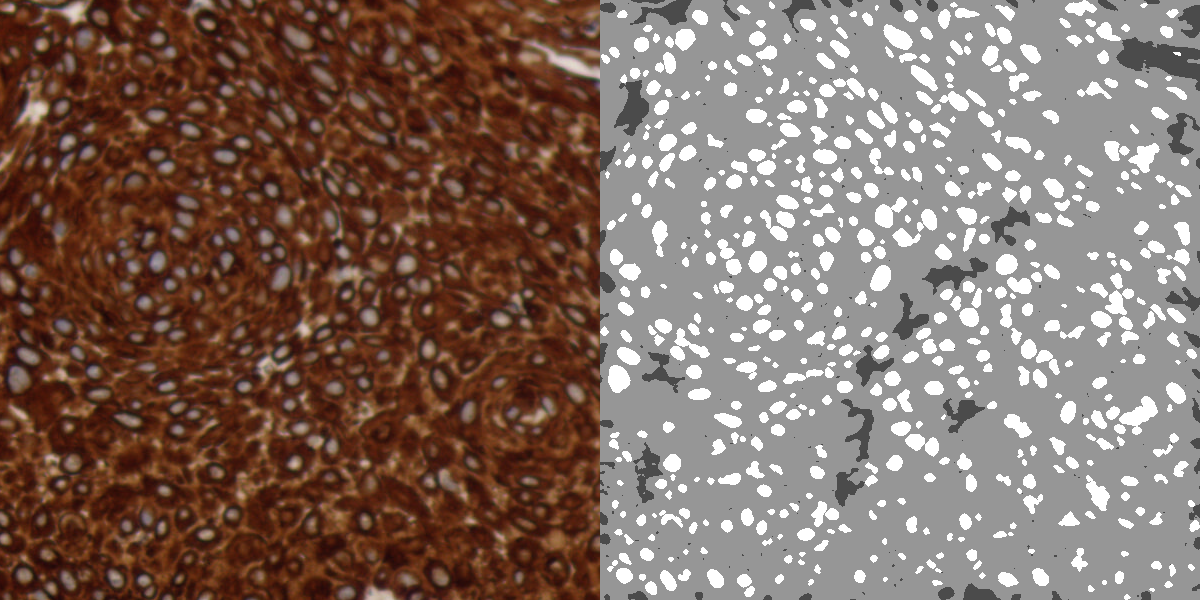
#> input picture CompImages/corte3031malo.png, 1200 x 600 px
$ python tissue_analysis.py
#> lines starting #> are read from the running program, lines starting #| are printed output that depends on the picture; after the words box and inside, x2 and y2 are one past the last pixel; in counts of white or black regions, pixels touching at a corner belong together; long printed decimals are rounded
import cv2 as cv
import numpy as np
import os
from sklearn.cluster import KMeans
from sklearn.metrics import davies_bouldin_score


# Load the image
image_file = input('Introduce a microscopy image: ')
#> the answer given: CompImages/corte3031malo.png
if not os.path.isfile(image_file):
    print('The file ', image_file, 'does not exist')
    sys.exit(1)

image = cv.imread(image_file)
#> image is the input picture: shape (600, 1200, 3); mean B, G, R 98.6, 108.2, 129
if image is None:
    print('The file ', image_file, "doesn't contain an image")
    sys.exit(1)

# Convert the image to YCbCr color space
ycbcr_image = cv.cvtColor(image, cv.COLOR_BGR2YCrCb)
#> ycbcr_image: shape (600, 1200, 3); mean of channels 0, 1, 2 113.3, 139.2, 119.7

# Define a range for tissue color in YCbCr color space
tissue_lower_bound = np.array([0, 133, 77])  # Adjust these values for Y, Cb, and Cr channels
tissue_upper_bound = np.array([255, 173, 127])  # Adjust these values for Y, Cb, and Cr channels

# Create a mask to identify tissue (nuclei and cytoplasm) in the YCbCr color space
tissue_mask = cv.inRange(ycbcr_image, tissue_lower_bound, tissue_upper_bound)
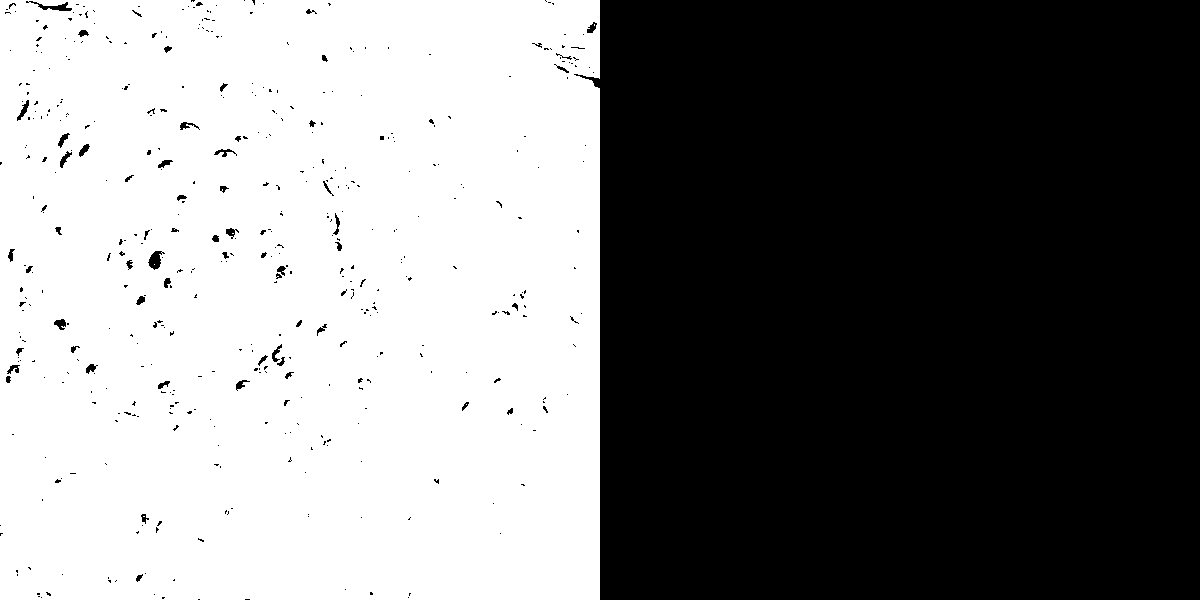
#> tissue_mask: shape (600, 1200); 49.4% white; 6 white regions (5 under 20 px), largest, box (x1, y1, x2, y2) and area: (0, 0, 600, 600) 355355

# Data initialization
data = ycbcr_image.reshape((-1, 3)).astype(np.float32)

# Optimal K value
optimal_k = 2

# Apply K-Means clustering to segment tissue from non-tissue areas
criteria = (cv.TERM_CRITERIA_EPS + cv.TERM_CRITERIA_MAX_ITER, 100, 0.2)
_, labels, centers = cv.kmeans(data, optimal_k, None, criteria, 10, cv.KMEANS_RANDOM_CENTERS)
#> centers = [[168, 128.8, 127.5], [59.07, 149.6, 111.8]]

# Reshape labels to match the shape of the tissue mask
labels = labels.reshape(ycbcr_image.shape[:2])
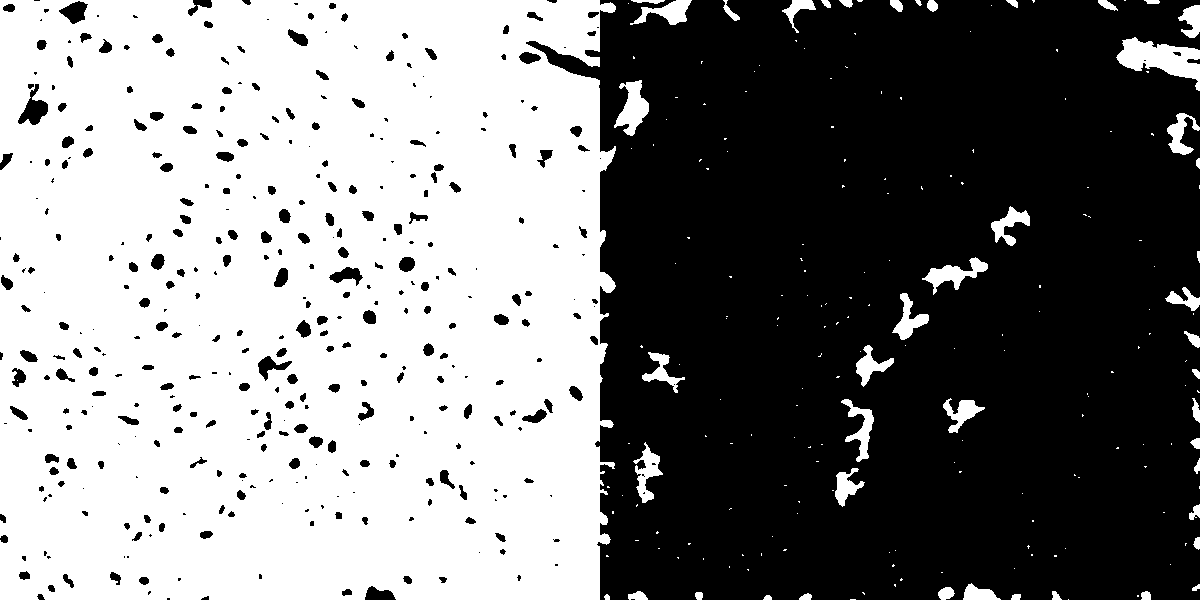
#> labels: shape (600, 1200) int32; values 0 (black) and 1 (white), 49.8% white; 201 white regions (154 under 20 px), largest, box (x1, y1, x2, y2) and area: (0, 0, 616, 600) 343720, (1116, 37, 1200, 91) 2184, (614, 80, 649, 136) 1026

# Create a blank nuclei mask with the same shape as the image
nuclei_mask = np.zeros(ycbcr_image.shape[:2], dtype=np.uint8)

# Update the nuclei mask based on clustering results
nuclei_mask[labels == 0] = 255

# Combine the tissue mask with the segmented nuclei mask
segmented_nuclei = cv.bitwise_and(tissue_mask, nuclei_mask)
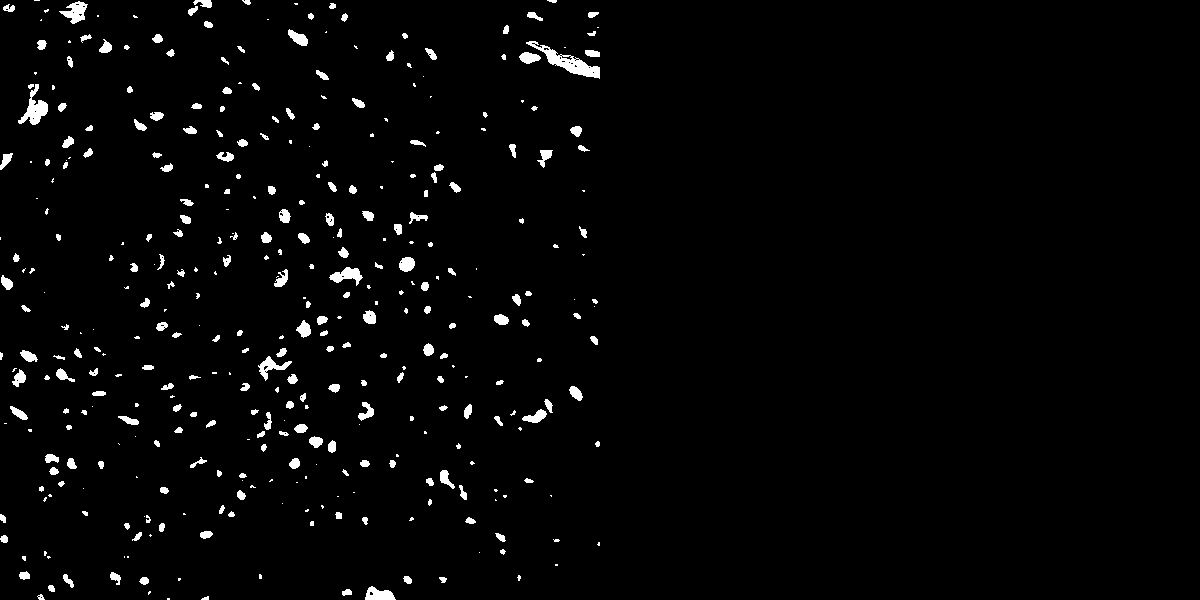
#> segmented_nuclei: shape (600, 1200); 2.3% white; 379 white regions (145 under 20 px), largest, box (x1, y1, x2, y2) and area: (526, 41, 600, 79) 794, (18, 84, 48, 125) 498, (59, 1, 88, 24) 339

# Create a binary stroma mask based on the initial tissue segmentation
stroma_mask = tissue_mask - segmented_nuclei
#> stroma_mask: shape (600, 1200); 47.1% white; 9 white regions (8 under 20 px), largest, box (x1, y1, x2, y2) and area: (0, 0, 600, 600) 338999

# Define the kernel for the closing operation
radius = 5  # Adjust this value as needed
closing_kernel = cv.getStructuringElement(cv.MORPH_ELLIPSE, (2 * radius + 1, 2 * radius + 1), (-1, -1))

# Apply morphological operations to ensure stroma regions are contiguous
stroma_mask = cv.morphologyEx(stroma_mask, cv.MORPH_CLOSE, closing_kernel)
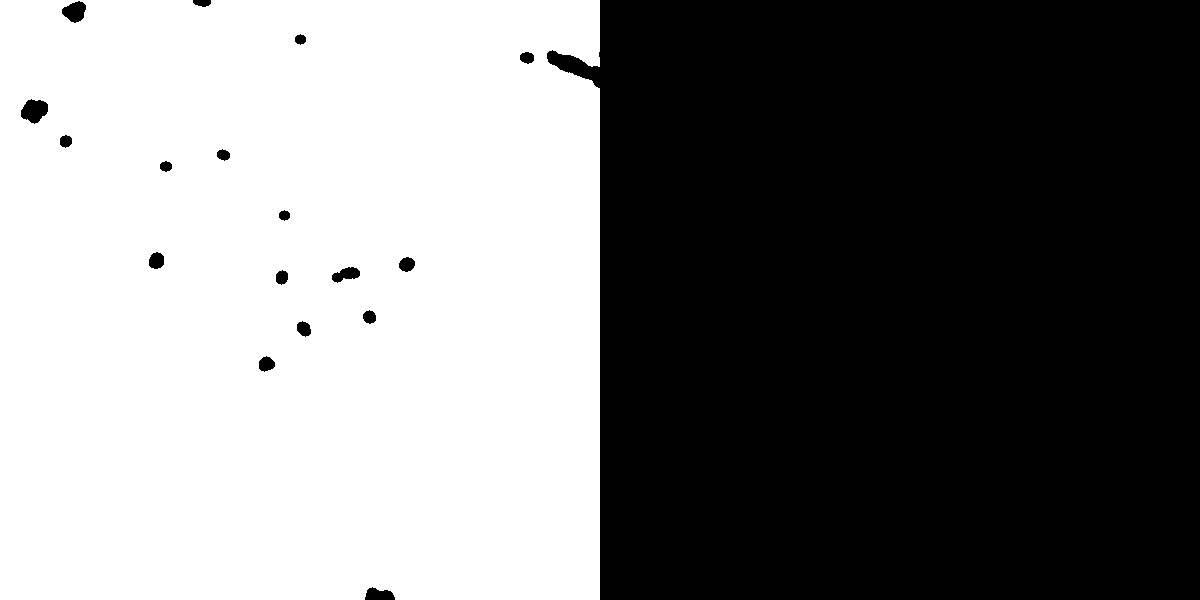
#> stroma_mask: shape (600, 1200); 49.4% white; 1 white region

# Find contours in the segmented nuclei mask
contours, _ = cv.findContours(segmented_nuclei, cv.RETR_EXTERNAL, cv.CHAIN_APPROX_SIMPLE)
#> contours = 379 contours, 200 with area under 20; largest, box (x1, y1, x2, y2) and area: (526, 41, 600, 79) 746, (18, 84, 48, 125) 432, (59, 1, 88, 24) 305, (329, 267, 363, 286) 281, (365, 586, 396, 600) 256

# Initialize a list to store the selected nuclei
selected_nuclei = []

# Variable initialization and image area calculations (in mm2)
nuclei_count = 0
image_area_mm2 = (ycbcr_image.shape[0] / 2000) * (ycbcr_image.shape[1] / 2000)

# Define the color wanted for the segmented nuclei
nuclei_color = (255, 255, 255)  # *REMEMBER: It's a BGR color!

# Define criteria for filtering contours
min_nucleus_area = 100  # Adjust this value as needed
max_nucleus_area = 2000  # Adjust this value as needed

# Create a copy of the original image to modify
modified_image = image.copy()  # !TESTING

# All the contours are checked
for contour in contours:
    # Get the bounding box of the nucleus contour
    x, y, w, h = cv.boundingRect(contour)
    # Check if the bounding box is entirely contained within the stroma mask
    if np.all(stroma_mask[y:y+h, x:x+w] == 0):
        # If not, add the nucleus contour to the list of selected nuclei
        selected_nuclei.append(contour)

    # Calculate the area of the contour
    area = cv.contourArea(contour)
    # Draw the contour on the modified image with black color
    cv.drawContours(modified_image, [contour], -1, (0, 0, 0), thickness=cv.FILLED)
    if min_nucleus_area < area < max_nucleus_area:
        # Increase the nuclei count if it has an area between the established boundaries
        nuclei_count += 1
#> this loop made 379 passes
#> (x, y, w, h, area) on passes 3, 5, 6, 7, 9, 10, 11, 14: (37, 594, 8, 6, 21.5), (342, 589, 10, 7, 39), (365, 586, 31, 14, 255.5), (48, 585, 7, 7, 28.5), (439, 577, 8, 6, 23.5), (139, 577, 10, 8, 47), (403, 576, 9, 8, 41), (63, 574, 11, 14, 54.5)
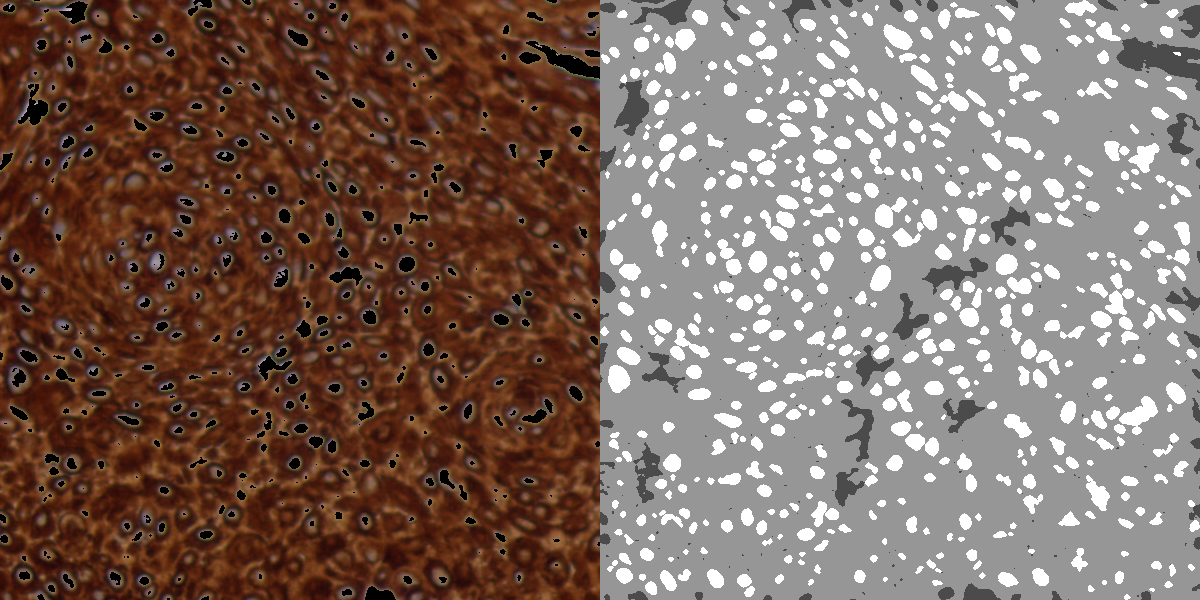
#> modified_image: shape (600, 1200, 3); 2.29% of pixels changed, all inside (x1, y1, x2, y2) = (0, 0, 600, 600)
#> after the loop, nuclei_count = 22; selected_nuclei = 2 contours, all with area under 20

# Draw the selected nuclei on the modified image
cv.drawContours(modified_image, selected_nuclei, -1, nuclei_color, thickness=cv.FILLED)
#> modified_image: shape (600, 1200, 3); under 0.01% of pixels changed, all inside (x1, y1, x2, y2) = (154, 264, 279, 278)

# Calculate cell density for the selected nuclei
nuclei_count = len(selected_nuclei)
#> nuclei_count = 2

# Calculate cell density (cells per mm2)
cell_density = nuclei_count / image_area_mm2
#> cell_density = 11.11

# Display the number of nuclei and cell density in the console
print("Number of Nuclei:", nuclei_count)
#| Number of Nuclei: 2
print("Cell Density (cells/mm²):", cell_density)
#| Cell Density (cells/mm²): 11.111

# Show the segmented nuclei mask and the modified image (resizable windows)
cv.namedWindow("Segmented Nuclei Mask", cv.WINDOW_NORMAL)
cv.imshow("Segmented Nuclei Mask", segmented_nuclei)
cv.namedWindow("Modified Image", cv.WINDOW_NORMAL)
cv.imshow("Modified Image", modified_image)
cv.waitKey(0)
cv.destroyAllWindows()

$ run again, on CompImages/corte3031sano.png
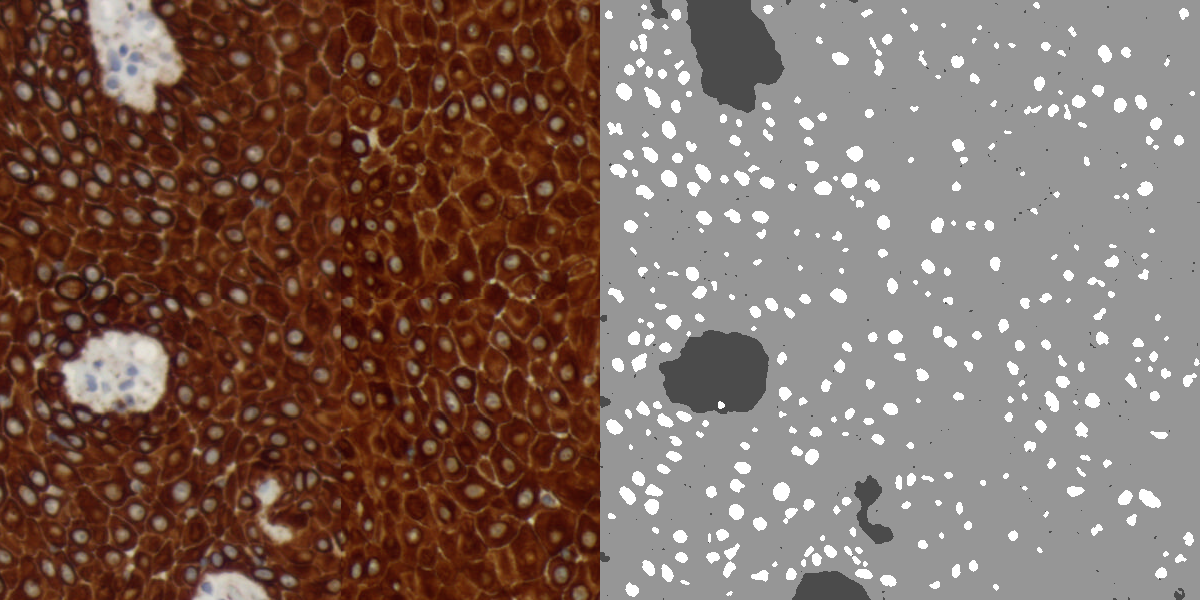
#> input picture CompImages/corte3031sano.png, 1200 x 600 px
#> image is the input picture: shape (600, 1200, 3); mean B, G, R 92.8, 102.3, 124.7
#> ycbcr_image: shape (600, 1200, 3); mean of channels 0, 1, 2 107.9, 140, 119.5
#> `tissue_mask = cv.inRange(ycbcr_image, tissue_lower_bound, tissue_upper..`:
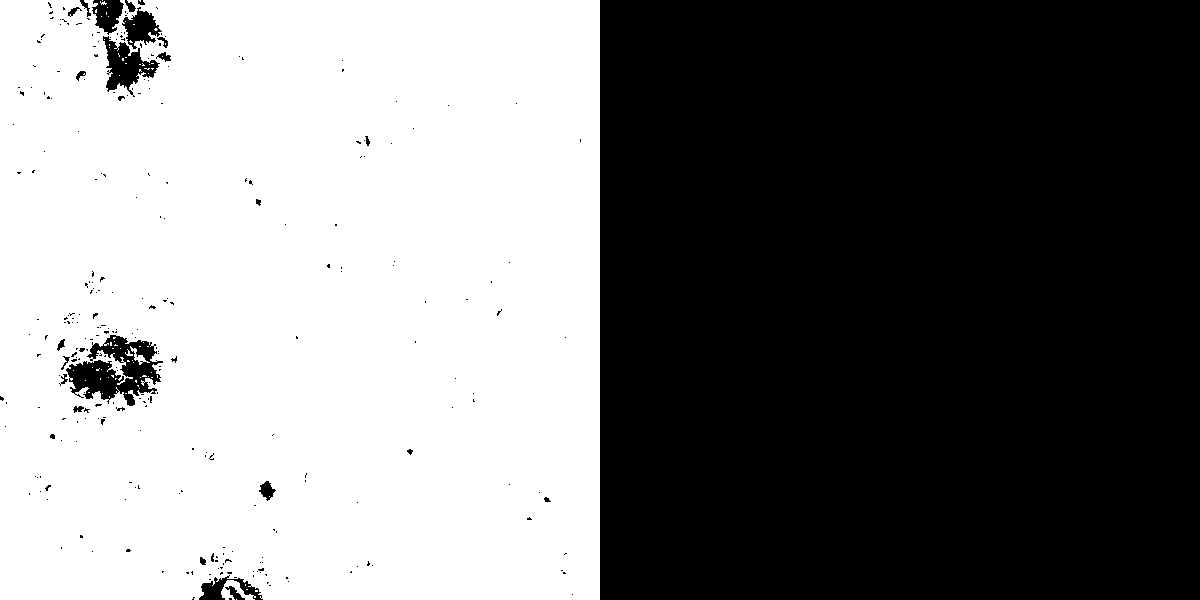
#> tissue_mask: shape (600, 1200); 48.7% white; 74 white regions (70 under 20 px), largest, box (x1, y1, x2, y2) and area: (0, 0, 600, 600) 350172, (221, 580, 256, 600) 304, (130, 346, 150, 365) 104, (125, 349, 133, 356) 23
#> centers = [[158.5, 128.8, 127.1], [54.15, 152, 111.3]]
#> labels: shape (600, 1200) int32; values 0 (black) and 1 (white), 48.1% white; 185 white regions (177 under 20 px), largest, box (x1, y1, x2, y2) and area: (0, 0, 611, 600) 328172, (686, 0, 785, 113) 7521, (659, 330, 769, 414) 6946
#> segmented_nuclei: shape (600, 1200); 3.3% white; 508 white regions (281 under 20 px), largest, box (x1, y1, x2, y2) and area: (87, 0, 184, 112) 3908, (60, 331, 169, 413) 2955, (255, 476, 293, 544) 903
#> contours = 449 contours, 258 with area under 20; largest, box (x1, y1, x2, y2) and area: (60, 331, 169, 413) 6554, (87, 0, 184, 112) 6280, (255, 476, 293, 544) 797, (194, 571, 270, 600) 422, (221, 580, 256, 600) 238
#> the loop `for contour in contours:` made 449 passes
#> (x, y, w, h, area) on passes 6, 12, 17, 19, 20, 22, 23, 24: (574, 592, 10, 8, 32), (27, 585, 11, 10, 66), (221, 580, 35, 20, 238.5), (282, 576, 13, 9, 73), (152, 572, 15, 8, 58), (256, 571, 15, 7, 62.5), (194, 571, 76, 29, 422), (187, 570, 8, 9, 40.5)
#> after the loop `for contour in contours:`:
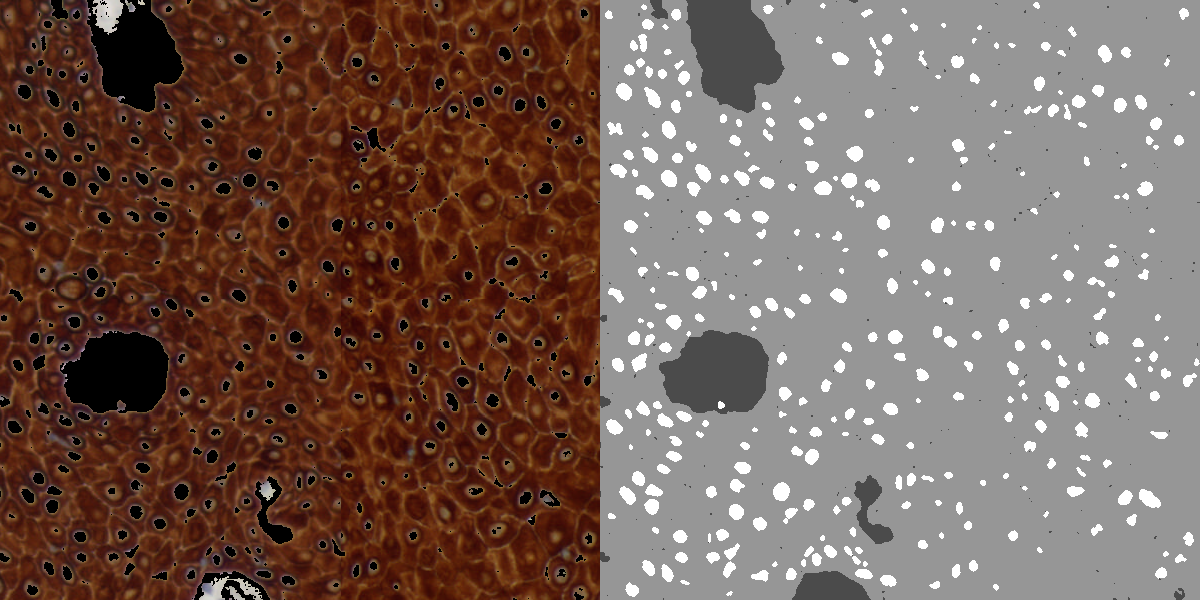
#> modified_image: shape (600, 1200, 3); 4.16% of pixels changed, all inside (x1, y1, x2, y2) = (0, 0, 600, 600)
#> after the loop `for contour in contours:`: nuclei_count = 22; selected_nuclei = 14 contours, all with area under 20
#> `nuclei_count = len(selected_nuclei)`: nuclei_count = 14
#> cell_density = 77.78
#| Number of Nuclei: 14
#| Cell Density (cells/mm²): 77.778
